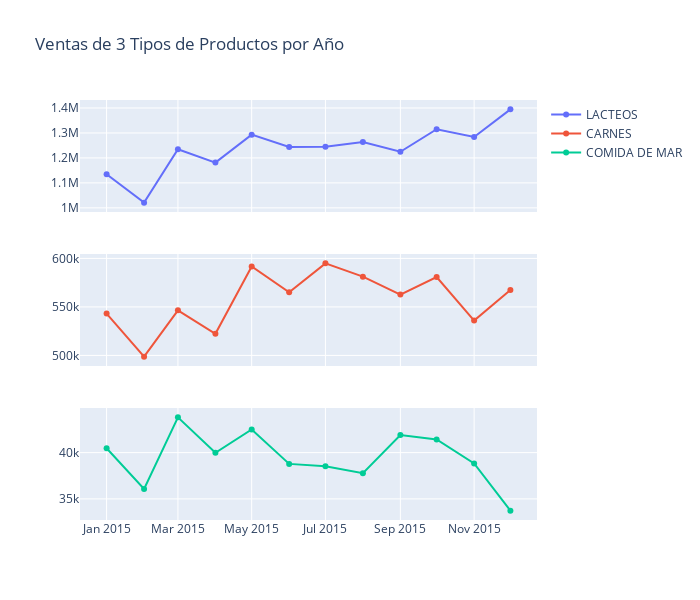

The code cell stored with this chart in its notebook:
### Code cell
from plotly.subplots import make_subplots
import plotly.graph_objects as go

fig = make_subplots(rows=3, cols=1, shared_xaxes=True)

fig.append_trace(go.Scatter(
    x=df.index.values,
    y=df['DAIRY'],
    name='LACTEOS'
), row=1, col=1)

fig.append_trace(go.Scatter(
    x=df.index.values,
    y=df['MEATS'],
    name='CARNES'
), row=2, col=1)

fig.append_trace(go.Scatter(
    x=df.index.values,
    y=df['SEAFOOD'],
    name='COMIDA DE MAR'
), row=3, col=1)


fig.update_layout(height=600, width=700, title_text="Ventas de 3 Tipos de Productos por Año")
fig.show()

### Figure 1 — Plotly figure (JSON) as saved in the notebook; plotly's stock layout.template omitted (floating-point values rounded to 4 significant figures)
{"data": [{"name": "LACTEOS", "x": ["2015-01", "2015-02", "2015-03", "2015-04", "2015-05", "2015-06", "2015-07", "2015-08", "2015-09", "2015-10", "2015-11", "2015-12"], "y": [1134521, 1020747, 1234851, 1181180, 1293308, 1243588, 1244815, 1263428, 1224619, 1314827, 1283672, 1394582], "type": "scatter", "xaxis": "x", "yaxis": "y"}, {"name": "CARNES", "x": ["2015-01", "2015-02", "2015-03", "2015-04", "2015-05", "2015-06", "2015-07", "2015-08", "2015-09", "2015-10", "2015-11", "2015-12"], "y": [543100.0, 498700.0, 546500.0, 522300.0, 591700.0, 565000.0, 594900.0, 581200.0, 562700.0, 580800.0, 535900.0, 567400.0], "type": "scatter", "xaxis": "x2", "yaxis": "y2"}, {"name": "COMIDA DE MAR", "x": ["2015-01", "2015-02", "2015-03", "2015-04", "2015-05", "2015-06", "2015-07", "2015-08", "2015-09", "2015-10", "2015-11", "2015-12"], "y": [40470.0, 36070.0, 43810.0, 39980.0, 42510.0, 38780.0, 38540.0, 37770.0, 41910.0, 41420.0, 38820.0, 33730.0], "type": "scatter", "xaxis": "x3", "yaxis": "y3"}], "layout": {"xaxis": {"anchor": "y", "domain": [0, 1], "matches": "x3", "showticklabels": false}, "yaxis": {"anchor": "x", "domain": [0.7333, 1]}, "xaxis2": {"anchor": "y2", "domain": [0, 1], "matches": "x3", "showticklabels": false}, "yaxis2": {"anchor": "x2", "domain": [0.3667, 0.6333]}, "xaxis3": {"anchor": "y3", "domain": [0, 1]}, "yaxis3": {"anchor": "x3", "domain": [0, 0.2667]}, "title": {"text": "Ventas de 3 Tipos de Productos por Año"}, "height": 600, "width": 700}}
